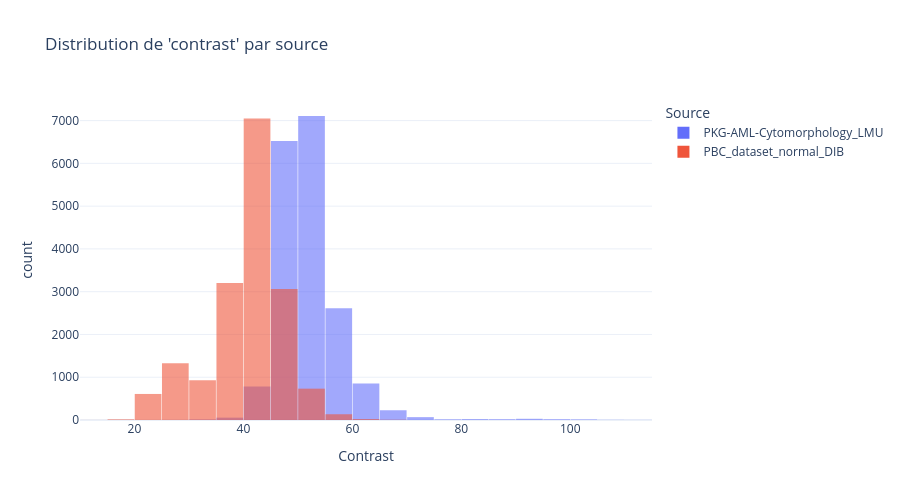

Here is the notebook cell this chart was saved with:
### Code cell
plot_histogram(df_all, "contrast",bins=50)

### Figure 1 — Plotly figure (JSON) as saved in the notebook; plotly's stock layout.template omitted (floating-point values rounded to 4 significant figures; data arrays with more than 128 entries replaced by an {"elided": "..."} marker saying what was removed)
{"data": [{"bingroup": "x", "hovertemplate": "Source=PKG-AML-Cytomorphology_LMU<br>Contrast=%{x}<br>count=%{y}<extra></extra>", "legendgroup": "PKG-AML-Cytomorphology_LMU", "marker": {"color": "#636efa", "opacity": 0.6, "pattern": {"shape": ""}}, "name": "PKG-AML-Cytomorphology_LMU", "nbinsx": 50, "orientation": "v", "showlegend": true, "type": "histogram", "x": {"elided": "18365 float values"}, "xaxis": "x", "yaxis": "y"}, {"bingroup": "x", "hovertemplate": "Source=PBC_dataset_normal_DIB<br>Contrast=%{x}<br>count=%{y}<extra></extra>", "legendgroup": "PBC_dataset_normal_DIB", "marker": {"color": "#EF553B", "opacity": 0.6, "pattern": {"shape": ""}}, "name": "PBC_dataset_normal_DIB", "nbinsx": 50, "orientation": "v", "showlegend": true, "type": "histogram", "x": {"elided": "17092 float values"}, "xaxis": "x", "yaxis": "y"}], "layout": {"bargap": 0.02, "barmode": "overlay", "height": 500, "legend": {"title": {"text": "Source"}, "tracegroupgap": 0}, "title": {"text": "Distribution de 'contrast' par source"}, "xaxis": {"anchor": "y", "domain": [0, 1], "title": {"text": "Contrast"}}, "yaxis": {"anchor": "x", "domain": [0, 1], "title": {"text": "count"}}}}
